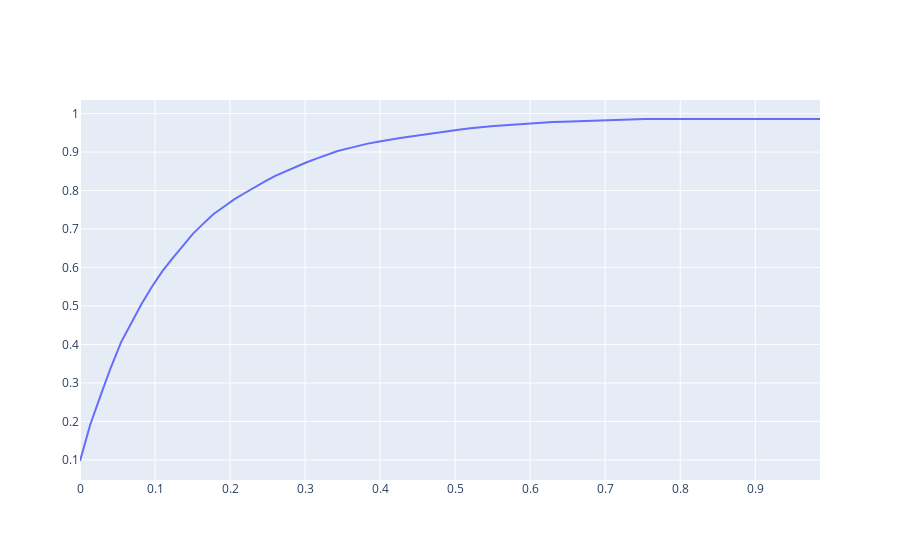

Notebook source saved alongside this figure:
### Code cell
import plotly.graph_objects as go
scatter = go.Scatter(x = indexed_cumsum.index/73, y = indexed_cumsum['cum_pct'])
go.Figure(scatter)
